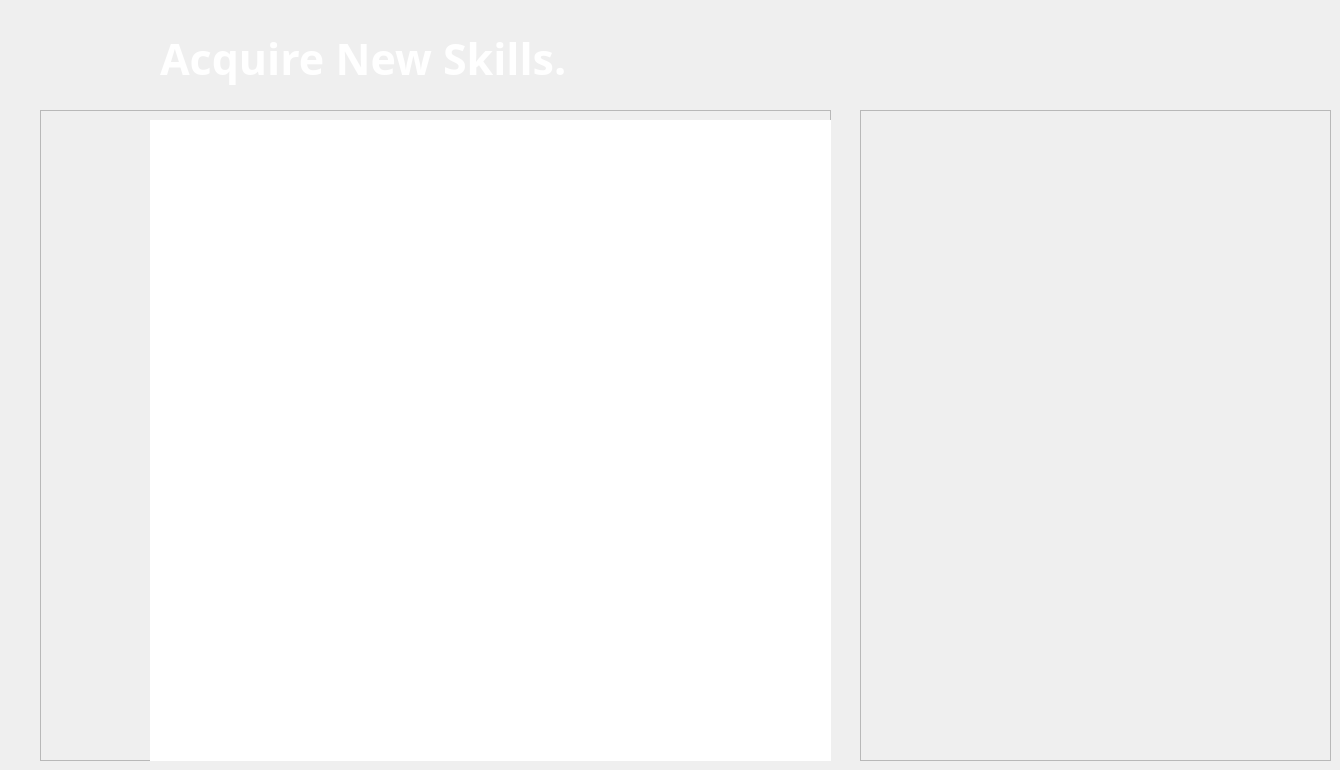
       <widget class="QWidget" name="ACQUIRE_NEW_SKILLS_MAIN">
        <widget class="QLabel" name="lbl_acq_new_skills">
         <property name="geometry">
          <rect>
           <x>160</x>
           <y>30</y>
           <width>421</width>
           <height>56</height>
          </rect>
         </property>
         <property name="sizePolicy">
          <sizepolicy hsizetype="Fixed" vsizetype="Fixed">
           <horstretch>0</horstretch>
           <verstretch>0</verstretch>
          </sizepolicy>
         </property>
         <property name="font">
          <font>
           <family>IBM Plex Sans SemiBold</family>
           <pointsize>32</pointsize>
           <weight>75</weight>
           <bold>true</bold>
          </font>
         </property>
         <property name="styleSheet">
          <string notr="true">color: rgb(255, 255, 255);</string>
         </property>
         <property name="text">
          <string>Acquire New Skills.</string>
         </property>
         <property name="alignment">
          <set>Qt::AlignLeading|Qt::AlignLeft|Qt::AlignVCenter</set>
         </property>
         <property name="margin">
          <number>0</number>
         </property>
         <property name="indent">
          <number>0</number>
         </property>
        </widget>
        <widget class="QFrame" name="list_of_resources_frame">
         <property name="geometry">
          <rect>
           <x>40</x>
           <y>110</y>
           <width>791</width>
           <height>651</height>
          </rect>
         </property>
         <property name="frameShape">
          <enum>QFrame::StyledPanel</enum>
         </property>
         <property name="frameShadow">
          <enum>QFrame::Raised</enum>
         </property>
         <widget class="QListWidget" name="list_resources">
          <property name="geometry">
           <rect>
            <x>110</x>
            <y>10</y>
            <width>711</width>
            <height>641</height>
           </rect>
          </property>
          <property name="styleSheet">
           <string notr="true">color: rgb(255, 255, 255);
font: 16pt &quot;IBM Plex Sans&quot;;</string>
          </property>
          <property name="frameShape">
           <enum>QFrame::NoFrame</enum>
          </property>
          <property name="spacing">
           <number>15</number>
          </property>
          <item>
           <property name="text">
            <string>Resource 1</string>
           </property>
          </item>
          <item>
           <property name="text">
            <string>Resource 2</string>
           </property>
          </item>
          <item>
           <property name="text">
            <string>Resource 3</string>
           </property>
          </item>
          <item>
           <property name="text">
            <string>Resource 4</string>
           </property>
          </item>
          <item>
           <property name="text">
            <string>Resource 5</string>
           </property>
          </item>
         </widget>
        </widget>
        <widget class="QFrame" name="selected_resource_frame_outer">
         <property name="geometry">
          <rect>
           <x>860</x>
           <y>110</y>
           <width>471</width>
           <height>651</height>
          </rect>
         </property>
         <property name="frameShape">
          <enum>QFrame::StyledPanel</enum>
         </property>
         <property name="frameShadow">
          <enum>QFrame::Raised</enum>
         </property>
        </widget>
       </widget>
